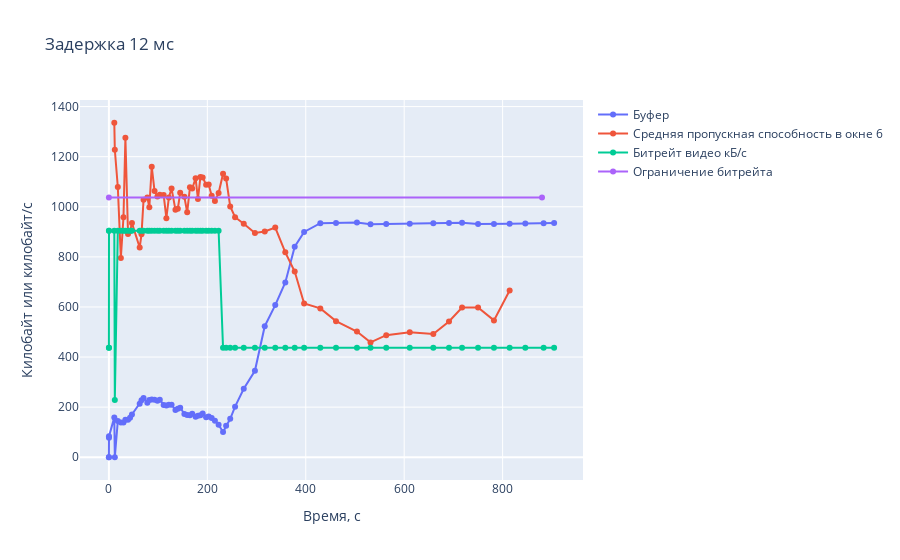

Notebook code cell kept with this figure:
### Code cell
latency = 12
df = get_df(1037, latency)
df["request_complete"]  -= df["request_start"][0]
df["response_start"]    -= df["request_start"][0]
df["response_complete"] -= df["request_start"][0]
df["request_start"]     -= df["request_start"][0]
df["range_start"] /= 1024 / 8
df["range_end"] /= 1024 / 8
df["clen"] /= 1024 / 8
df["buffer"] /= 1024 / 8

W = 6 # window width
rates = []
times = []
N = len(df)
for i in range(N - W + 1):
    recieved = 0
    for k in range(W):
        id = i + k
        recieved += df["range_end"][id] - df["range_start"][id]
    timeLeft = df["response_complete"][i + W - 1] - df["request_start"][i]
    
    rates.append(recieved / timeLeft)
    times.append(df["request_start"][i + W // 2 - 1])
    
rates = rates[2:]
times = times[2:]




fig = go.Figure()
fig.add_trace(go.Scatter(x = df["request_start"], y = df["buffer"], name = "Буфер", mode = "lines+markers"))

netRate = (df["range_end"] - df["range_start"]) / (df["response_complete"] - df["request_start"])
streamBitRate = df["clen"] / df["duration"]
fig.add_trace(go.Scatter(x = times, y = rates, mode = "lines+markers", name=f"Средняя пропускная способность в окне {W}"))
# fig.add_trace(go.Scatter(x = df["request_start"], y = netRate, name = "Пропускная способность сети", mode = "lines+markers"))
fig.add_trace(go.Scatter(x = df["request_start"], y = streamBitRate, name = "Битрейт видео кБ/с", mode = "lines+markers"))
fig.add_trace(go.Scatter(x = [0, 880], y = [1037] * 2, name = "Ограничение битрейта", mode = "lines+markers"))

fig.update_layout(xaxis_title="Время, с", yaxis_title="Килобайт или килобайт/с", title=f"Задержка {latency} мс")
fig.write_image(f"images/time{latency}.png")
fig.show()

### Figure 1 — Plotly figure (JSON) as saved in the notebook; plotly's stock layout.template omitted (floating-point values rounded to 4 significant figures)
{"data": [{"mode": "lines+markers", "name": "Буфер", "type": "scatter", "x": [0, 0.05882, 0.1397, 0.1816, 10.96, 12.03, 18.11, 24.29, 29.62, 33.53, 38.87, 43.02, 46.84, 62.57, 66.27, 70.4, 78.11, 82.16, 87.06, 92.78, 98.57, 103.4, 111.3, 116.8, 121.9, 127.3, 135.2, 140.0, 144.9, 153.3, 159.1, 164.7, 169.3, 176.2, 181.0, 186.0, 190.5, 197.5, 202.7, 208.8, 215.4, 222.9, 231.9, 238.2, 246.5, 256.4, 274.0, 296.7, 316.7, 338.0, 358.4, 377.6, 396.7, 429.6, 461.5, 504.0, 531.6, 563.5, 611.3, 659.2, 691.0, 717.6, 750.1, 782.4, 814.3, 846.1, 883.4, 904.6], "y": [0, 0, 77.91, 83.41, 159.2, 0, 144.9, 138.8, 139.0, 149.6, 149.8, 158.0, 171.0, 213.3, 228.0, 236.5, 218.1, 228.6, 230.9, 229.1, 225.1, 229.5, 208.9, 207.0, 209.3, 209.5, 189.0, 193.3, 197.7, 173, 169.1, 167.2, 173.6, 161.4, 165.7, 168, 174.4, 160.1, 162.4, 156.3, 146.2, 129.8, 100.9, 126.1, 153.6, 201.9, 273.4, 345.2, 523.3, 607.5, 698.0, 840.5, 899.6, 934.3, 935.5, 937.1, 929.8, 930.9, 932.7, 934.4, 935.6, 936.6, 931.6, 930.8, 931.9, 933.1, 934.5, 935.4]}, {"mode": "lines+markers", "name": "Средняя пропускная способность в окне 6", "type": "scatter", "x": [10.96, 12.03, 18.11, 24.29, 29.62, 33.53, 38.87, 43.02, 46.84, 62.57, 66.27, 70.4, 78.11, 82.16, 87.06, 92.78, 98.57, 103.4, 111.3, 116.8, 121.9, 127.3, 135.2, 140.0, 144.9, 153.3, 159.1, 164.7, 169.3, 176.2, 181.0, 186.0, 190.5, 197.5, 202.7, 208.8, 215.4, 222.9, 231.9, 238.2, 246.5, 256.4, 274.0, 296.7, 316.7, 338.0, 358.4, 377.6, 396.7, 429.6, 461.5, 504.0, 531.6, 563.5, 611.3, 659.2, 691.0, 717.6, 750.1, 782.4, 814.3], "y": [1335.0, 1227.0, 1079.0, 795.7, 957.9, 1275.0, 891.3, 902.9, 934.7, 837.2, 890.1, 1028.0, 1037.0, 998.1, 1160.0, 1063.0, 1041.0, 1048.0, 1047.0, 954.4, 1037.0, 1073.0, 987.7, 992.1, 1056.0, 1040.0, 977.8, 1078.0, 1072.0, 1114.0, 1031.0, 1119.0, 1117.0, 1088.0, 1089.0, 1044.0, 1023.0, 1055.0, 1132.0, 1113.0, 1001.0, 958.4, 932.3, 895.6, 901.1, 916.8, 818.0, 741.6, 614.0, 594.2, 543.3, 502.0, 458.6, 487.3, 498.9, 492.1, 542.3, 597.5, 597.9, 546.4, 665.7]}, {"mode": "lines+markers", "name": "Битрейт видео кБ/с", "type": "scatter", "x": [0, 0.05882, 0.1397, 0.1816, 10.96, 12.03, 18.11, 24.29, 29.62, 33.53, 38.87, 43.02, 46.84, 62.57, 66.27, 70.4, 78.11, 82.16, 87.06, 92.78, 98.57, 103.4, 111.3, 116.8, 121.9, 127.3, 135.2, 140.0, 144.9, 153.3, 159.1, 164.7, 169.3, 176.2, 181.0, 186.0, 190.5, 197.5, 202.7, 208.8, 215.4, 222.9, 231.9, 238.2, 246.5, 256.4, 274.0, 296.7, 316.7, 338.0, 358.4, 377.6, 396.7, 429.6, 461.5, 504.0, 531.6, 563.5, 611.3, 659.2, 691.0, 717.6, 750.1, 782.4, 814.3, 846.1, 883.4, 904.6], "y": [437.0, 904.6, 437.0, 904.6, 904.6, 228.9, 904.6, 904.6, 904.6, 904.6, 904.6, 904.6, 904.6, 904.6, 904.6, 904.6, 904.6, 904.6, 904.6, 904.6, 904.6, 904.6, 904.6, 904.6, 904.6, 904.6, 904.6, 904.6, 904.6, 904.6, 904.6, 904.6, 904.6, 904.6, 904.6, 904.6, 904.6, 904.6, 904.6, 904.6, 904.6, 904.6, 437.0, 437.0, 437.0, 437.0, 437.0, 437.0, 437.0, 437.0, 437.0, 437.0, 437.0, 437.0, 437.0, 437.0, 437.0, 437.0, 437.0, 437.0, 437.0, 437.0, 437.0, 437.0, 437.0, 437.0, 437.0, 437.0]}, {"mode": "lines+markers", "name": "Ограничение битрейта", "type": "scatter", "x": [0, 880], "y": [1037, 1037]}], "layout": {"title": {"text": "Задержка 12 мс"}, "xaxis": {"title": {"text": "Время, с"}}, "yaxis": {"title": {"text": "Килобайт или килобайт/с"}}}}
